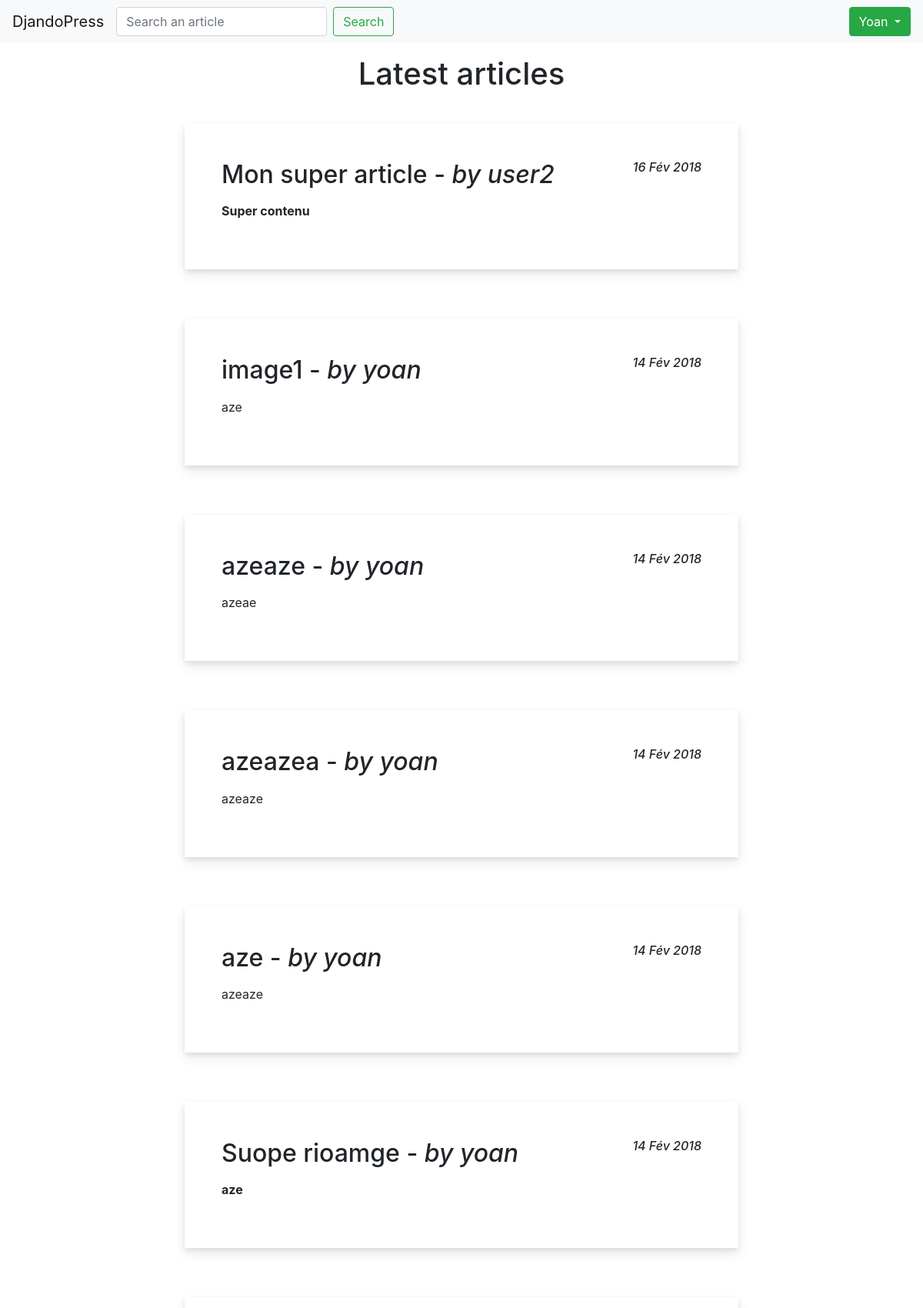
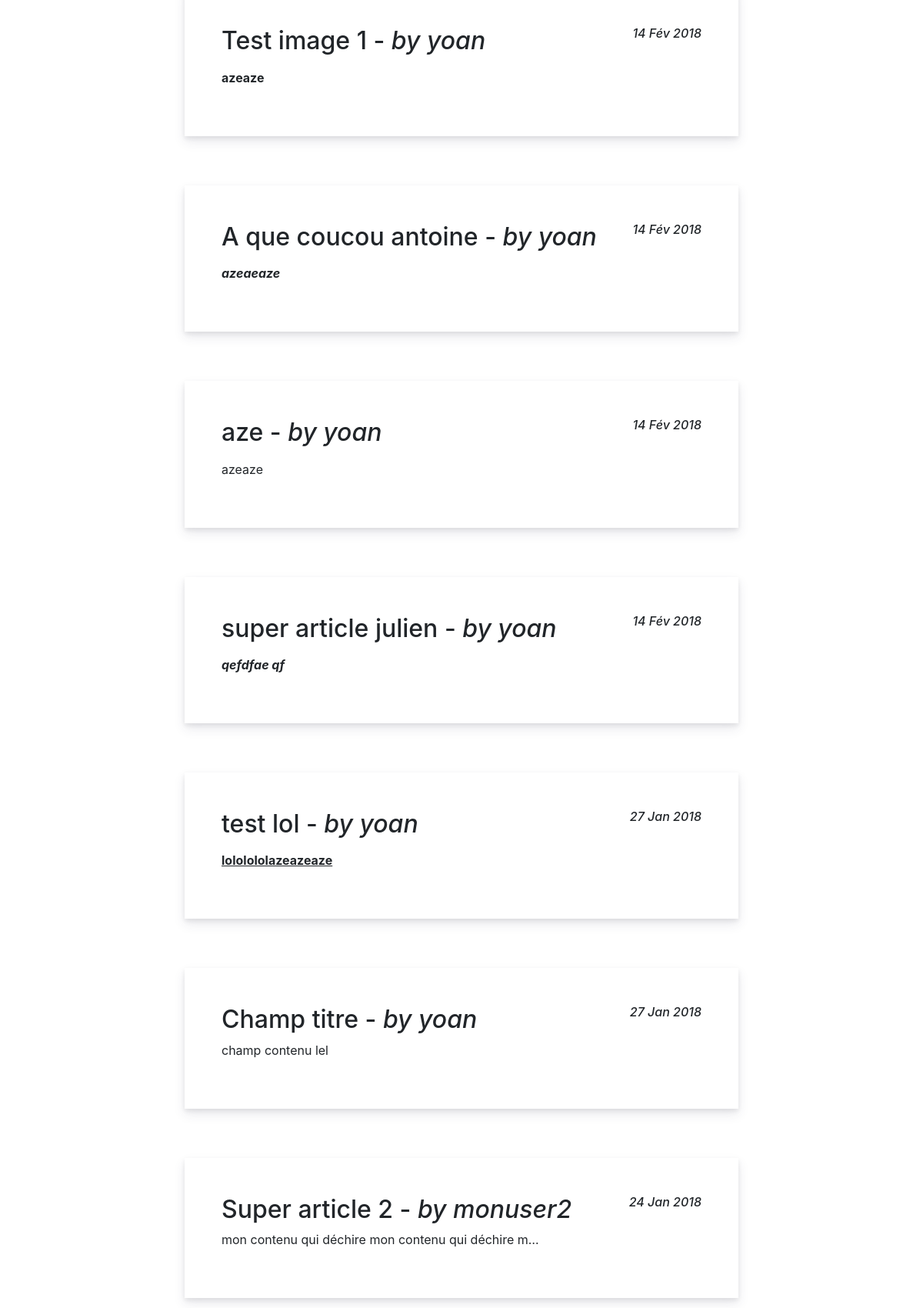
The app's page /fr/ (signed in, upper part) with its own data (2 pictures, top to bottom).
### app/models.py (models this page shows, shortened)
class Article(models.Model):
    def get_path(self, filename):
        return os.path.join(str(self.id), filename)
    title = models.CharField(max_length=200,
                             default=None,
                             blank=True,
                             help_text='Title')
    content = models.TextField(default=None,
                               blank=True,
                               help_text='Content')
    image = models.ImageField(upload_to=get_path,
                              blank=True,
                              null=True)
    author = models.ForeignKey(User, on_delete=models.CASCADE)
    created_at = models.DateTimeField(auto_now_add=True)
    updated_at = models.DateTimeField(auto_now=True)

### app/views.py (the view)
class IndexView(ListView):
    template_name = 'home.html'
    model = Article
    def get_context_data(self, **kwargs):
        context = super().get_context_data(**kwargs)
        return context

### templates/home.html (shortened to what this page needs)
{% load i18n %}
{% include 'head.html' %}
        <div class="homePageContainer">
            <h1>{% trans 'Latest articles' %}</h1>
            {% for article in object_list reversed %}
                <div class="articleContainer">
                    <a class="articleContent" href="{% url 'article' pk=article.pk %}">
                        <article>
                            <h2>
                                {{ article.title }} - <i>{% trans 'by' %} {{ article.author }}</i>
                                <em class="articleDate">{{ article.created_at|date:"d M Y" }}</em>
                            </h2>
                            <p>
                                {{ article.content|truncatechars_html:50|safe }}
                            </p>
                        </article>
                    </a>
                </div>
            {% empty %}
                <li>No article available</li>
            {% endfor %}
        </div>
</body>
</html>

### templates/head.html (shortened to what this page needs)
{% load static i18n %}
<!DOCTYPE html>
<html lang="en">
<head>
    <link rel="stylesheet" href="https://maxcdn.bootstrapcdn.com/bootstrap/4.0.0/css/bootstrap.min.css">
    <link rel="stylesheet" href="{% static "styles.css" %}">
</head>
<body>
    <nav class="navbar navbar-expand-lg navbar-light bg-light">
        <a class="navbar-brand" href="{% url 'index' %}">DjandoPress</a>
        <div class="collapse navbar-collapse justify-content-between" id="navbar">
            <form class="form-inline" action="/search">
                <input class="form-control mr-sm-2" name="q" required type="search" placeholder="{% trans 'Search an article' %}" aria-label="{% trans 'Search' %}">
                <button class="btn btn-outline-success my-2 my-sm-0" type="submit">{% trans 'Search' %}</button>
            </form>
            {% if user.is_authenticated %}
                <div class="btn-group">
                    <button type="button" class="btn btn-success dropdown-toggle" data-toggle="dropdown" aria-haspopup="true" aria-expanded="false">
                        {{ user|capfirst }}
                    </button>
                </div>
            {% else %}
                <a href="{% url 'login' %}"><button class="btn btn-outline-info">{% trans 'Login' %}</button></a>
                <a href="{% url 'register' %}"><button class="btn btn-outline-danger">{% trans 'Register' %}</button></a>
            {% endif %}
        </div>
    </nav>

### static/common/styles.css (style rules this page uses)
html, body { height:100%; }
.articleContainer { display: flex; flex-direction: column; box-shadow: 0 15px 35px 5px rgba(50,50,93,.1), 0 5px 15px rgba(0,0,0,.07); padding: 3rem; width: 75%; margin: 2rem; }
.homePageContainer, .profilePageContainer, .searchPageContainer { display: flex; flex-direction: column; width: 100%; align-items: center; }
.homePageContainer .articleContainer, .profilePageContainer .articleContainer, .searchPageContainer .articleContainer { width: 60%; transition: all .15s ease; box-shadow: 0 7px 14px rgba(50,50,93,.1),0 3px 6px rgba(0,0,0,.08); }
a.articleContent { color: #212529; outline: 0; text-decoration: none; }
.articleDate { float: right; font-size: 1rem; }
.homePageContainer h1, .profilePage h1, .searchPageContainer h1 { margin-top: 1rem; }

### records on screen
Article: title "Mon super article", author "user2", created_at "16 Fév 2018", content "Super contenu"
Article: title "image1", author "yoan", created_at "14 Fév 2018", content "aze"
Article: title "azeaze", author "yoan", created_at "14 Fév 2018", content "azeae"
Article: title "azeazea", author "yoan", created_at "14 Fév 2018", content "azeaze"
Article: title "aze", author "yoan", created_at "14 Fév 2018", content "azeaze"
Article: title "Suope rioamge", author "yoan", created_at "14 Fév 2018", content "aze"
Article: title "Test image 1", author "yoan", created_at "14 Fév 2018", content "azeaze"
Article: title "A que coucou antoine", author "yoan", created_at "14 Fév 2018", content "azeaeaze"
Article: title "aze", author "yoan", created_at "14 Fév 2018", content "azeaze"
Article: title "super article julien", author "yoan", created_at "14 Fév 2018", content "qefdfae qf"
Article: title "test lol", author "yoan", created_at "27 Jan 2018", content "lololololazeazeaze"
Article: title "Champ titre", author "yoan", created_at "27 Jan 2018", content "champ contenu lel"
Article: title "Super article 2", author "monuser2", created_at "24 Jan 2018", content "mon contenu qui déchire mon contenu qui déchire m…"

### other values on screen
{{ user|capfirst }} "Yoan"
